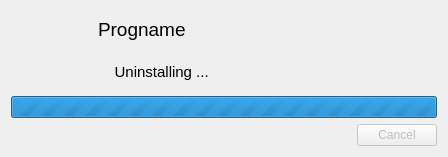
<?xml version="1.0" encoding="UTF-8"?>
<ui version="4.0">
 <class>Dialog</class>
 <widget class="QDialog" name="Dialog">
  <property name="geometry">
   <rect>
    <x>0</x>
    <y>0</y>
    <width>448</width>
    <height>157</height>
   </rect>
  </property>
  <property name="windowTitle">
   <string>Uninstalling package</string>
  </property>
  <property name="windowIcon">
   <iconset theme="package-remove">
    <normaloff>.</normaloff>.</iconset>
  </property>
  <layout class="QGridLayout" name="gridLayout">
   <item row="0" column="0" rowspan="2">
    <widget class="QLabel" name="label_2">
     <property name="minimumSize">
      <size>
       <width>81</width>
       <height>71</height>
      </size>
     </property>
     <property name="maximumSize">
      <size>
       <width>81</width>
       <height>71</height>
      </size>
     </property>
     <property name="text">
      <string/>
     </property>
    </widget>
   </item>
   <item row="0" column="1" colspan="2">
    <widget class="QLabel" name="label">
     <property name="font">
      <font>
       <pointsize>14</pointsize>
      </font>
     </property>
     <property name="text">
      <string>Progname</string>
     </property>
    </widget>
   </item>
   <item row="1" column="1" colspan="2">
    <widget class="QLabel" name="label_3">
     <property name="font">
      <font>
       <pointsize>11</pointsize>
      </font>
     </property>
     <property name="text">
      <string>    Uninstalling ...</string>
     </property>
    </widget>
   </item>
   <item row="2" column="0" colspan="3">
    <widget class="QProgressBar" name="progressBar">
     <property name="maximum">
      <number>0</number>
     </property>
     <property name="value">
      <number>0</number>
     </property>
    </widget>
   </item>
   <item row="3" column="0" colspan="2">
    <spacer name="horizontalSpacer">
     <property name="orientation">
      <enum>Qt::Horizontal</enum>
     </property>
     <property name="sizeHint" stdset="0">
      <size>
       <width>343</width>
       <height>20</height>
      </size>
     </property>
    </spacer>
   </item>
   <item row="3" column="2">
    <widget class="QPushButton" name="pushButton">
     <property name="enabled">
      <bool>false</bool>
     </property>
     <property name="text">
      <string>Cancel</string>
     </property>
    </widget>
   </item>
  </layout>
 </widget>
 <resources/>
 <connections/>
</ui>
